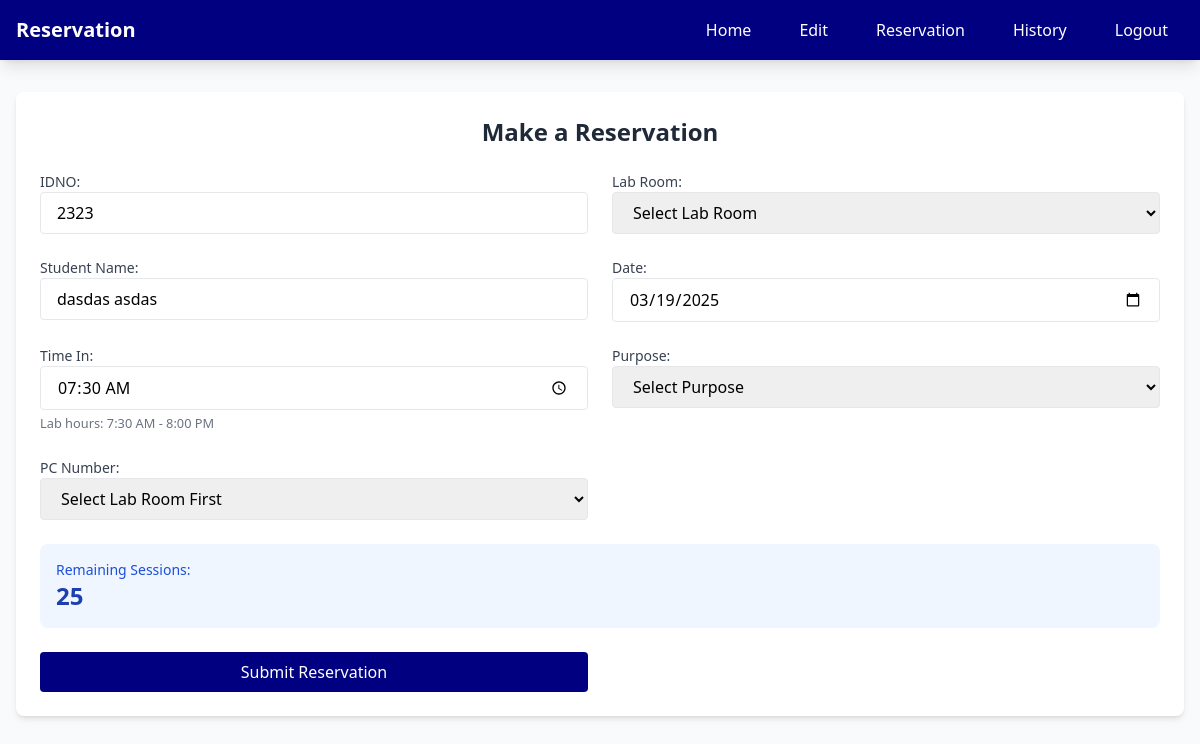
Page /reservation.php (signed in) on the earlier database version.
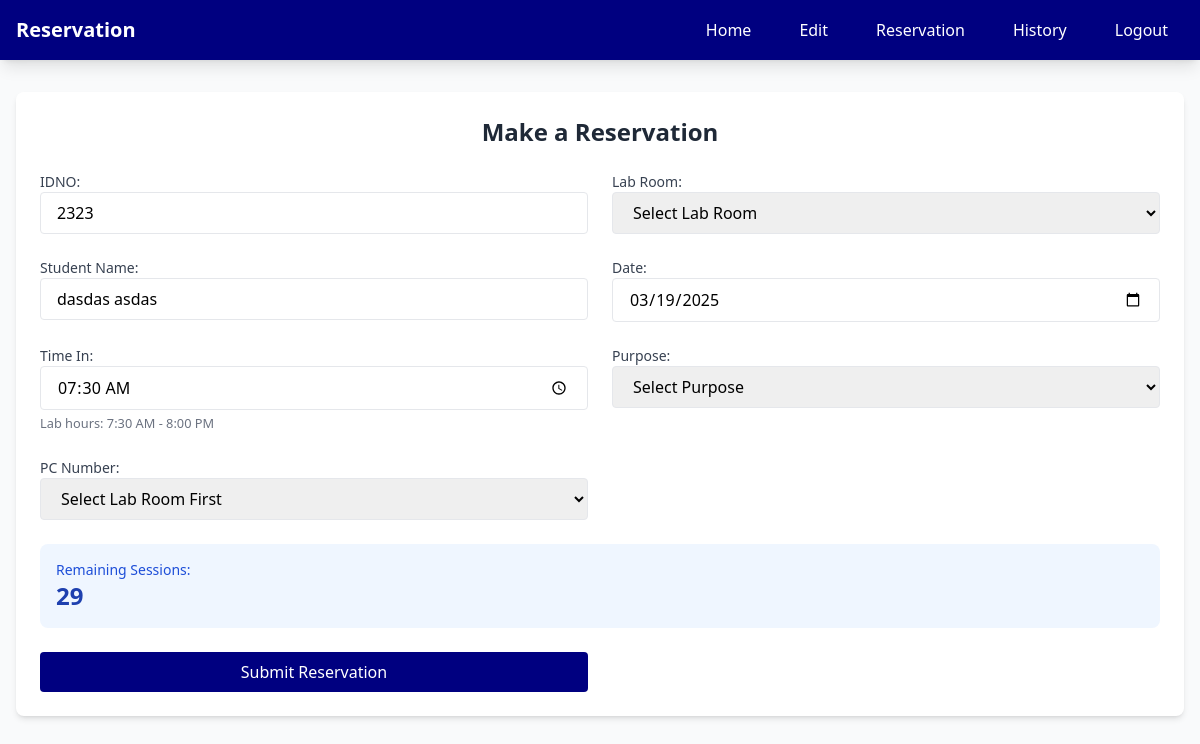
Same page on the later database version.
### tables this page shows
CREATE TABLE `student_session` (
  `id_number` int(11) NOT NULL,
  `remaining_sessions` int(11) NOT NULL DEFAULT 30
);

### reservation.php (the view, shortened to what this page needs)
<?php
include 'header.php';
$servername = "localhost";
$username = "root";
$password = "";
$database = "users";
$conn = new mysqli($servername, $username, $password, $database);
$idno = $_SESSION['IDNO'];
$sql = "SELECT remaining_sessions FROM student_session WHERE id_number = ?";
$stmt = $conn->prepare($sql);
$stmt->bind_param("s", $idno);
$stmt->execute();
$result = $stmt->get_result();
$sessions = $result->fetch_assoc();
if (!$sessions) {
    $sql = "INSERT INTO student_session (id_number, remaining_sessions) VALUES (?, 30)";
    $stmt = $conn->prepare($sql);
    $stmt->bind_param("s", $idno);
    $stmt->execute();
    $remainingSessions = 30;
} else {
    $remainingSessions = $sessions['remaining_sessions'];
}
$studentName = $_SESSION['firstname'] . ' ' . $_SESSION['lastname'];
?>
<nav class="bg-primary shadow-lg">
    <div class="max-w-7xl mx-auto px-4">
    <div class="flex justify-between items-center">
    <span class="text-white text-xl font-bold py-4">Reservation</span>
            <div class="flex space-x-4">
                <div class="hidden md:flex items-center space-x-4">
                    <a href="index.php" class="nav-link text-white hover:text-gray-200">Home</a>
                    <a href="edit_profile.php" class="nav-link text-white hover:text-gray-200">Edit</a>
                    <a href="reservation.php" class="nav-link text-white hover:text-gray-200">Reservation</a>
                    <a href="history.php" class="nav-link text-white hover:text-gray-200">History</a>
                    <a href="login.php" class="nav-link text-white hover:text-gray-200">Logout</a>
                </div>
            </div>
        </div>
    </div>
</nav>
<div class="max-w-7xl mx-auto px-4 py-8">
    <div class="bg-white rounded-lg shadow-md p-6 slide-in-top">
        <h2 class="text-2xl font-bold text-center text-gray-800 mb-6">Make a Reservation</h2>
        <form action="reservation.php" method="post" class="space-y-6">
            <div class="grid grid-cols-1 md:grid-cols-2 gap-6">
                <div>
                    <label class="block text-sm font-medium text-gray-700">IDNO: </label>
                    <input type="text" name="idno" class="form-control" value="<?php echo htmlspecialchars($idno); ?>" readonly>
                </div>
                <div>
                    <label class="block text-sm font-medium text-gray-700">Lab Room: </label>
                    <select name="lab_room" class="form-control" required id="lab_room">
                        <option value="">Select Lab Room</option>
                    </select>
                </div>
                <div>
                    <label class="block text-sm font-medium text-gray-700">Student Name: </label>
                    <input type="text" name="student_name" class="form-control" value="<?php echo htmlspecialchars($studentName); ?>" readonly>
                </div>
                <div>
                    <label class="block text-sm font-medium text-gray-700">Date: </label>
                    <input type="date" name="date" class="form-control" required id="date">
                </div>
                <div>
                    <label class="block text-sm font-medium text-gray-700">Time In: </label>
                    <input type="time"
                           name="time_in"
                           class="form-control"
                           id="time_in"
                           min="07:30"
                           max="20:00"
                           value="07:30"
                           required>
                    <small class="text-gray-500">Lab hours: 7:30 AM - 8:00 PM</small>
                </div>
                <div>
                    <label class="block text-sm font-medium text-gray-700">Purpose: </label>
                    <select name="purpose" class="form-control" required>
                        <option value="">Select Purpose</option>
                    </select>
                </div>
                <div>
                    <label class="block text-sm font-medium text-gray-700">PC Number: </label>
                    <select name="pc_number" class="form-control" required id="pc_select">
                        <option value="">Select Lab Room First</option>
                    </select>
                </div>
                <div class="bg-blue-50 p-4 rounded-lg col-span-2">
                    <label class="block text-sm font-medium text-blue-700">Remaining Sessions: </label>
                    <p class="text-2xl font-bold text-blue-800"><?php echo $remainingSessions; ?></p>
                </div>
                <button type="submit" class="w-full btn-primary"
                        <?php echo $remainingSessions <= 0 ? 'disabled' : ''; ?>
                        name="submit_reservation">
                    <?php echo $remainingSessions <= 0 ? 'No Sessions Available' : 'Submit Reservation'; ?>
                </button>
            </div>
        </form>
    </div>
</div>

### header.php (shortened to what this page needs)
<!DOCTYPE html>
<html lang="en">
<head>
    <script src="https://cdn.tailwindcss.com"></script>
</head>
<body class="bg-gray-50">

Differences in the rows shown:
changed student_session: remaining_sessions "25" → "29"
